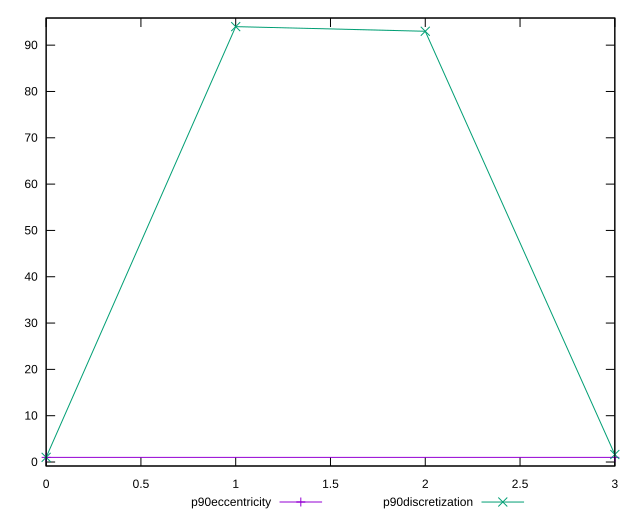

gnuplot code for this plot:
reset

$p90Eccentricity <<EOF
0 0.9999999999999999
3 1.000000000000001
EOF

$p90Discretization <<EOF
0 1.010752688172043
1 94
2 93
3 1.6206896551724137
EOF

set key outside below
set xrange [0:3]
set yrange [-0.8600000000000002:95.86]
set trange [-0.8600000000000002:95.86]
set terminal svg size 640, 520 enhanced background rgb 'white'
set output "reports/report_00030_2021-02-24T20-42-31.540Z/total-blocking-time/progression/eccentricity.svg"

plot $p90Eccentricity title "p90eccentricity" with linespoints, \
     $p90Discretization title "p90discretization" with linespoints

reset
